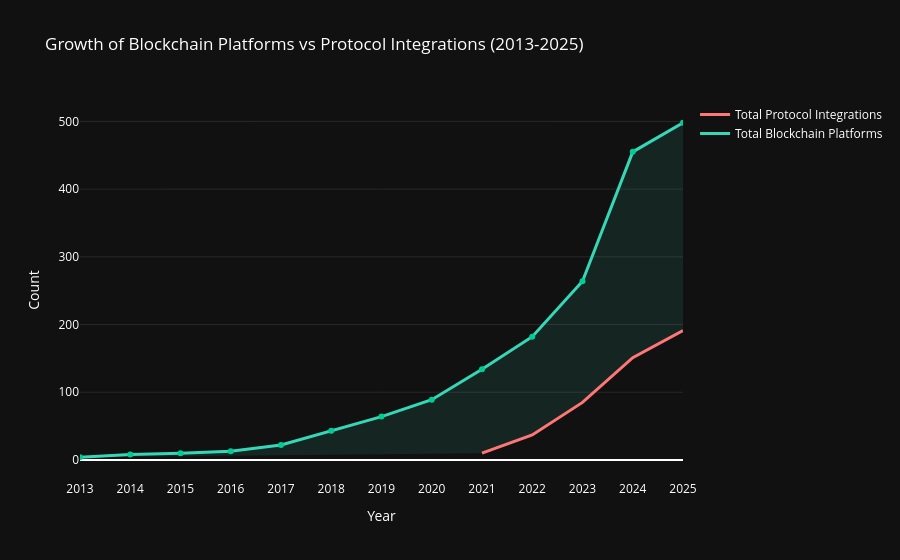

The notebook cell saved with this chart:
### Code cell
import pandas as pd
import plotly.express as px
import plotly.graph_objects as go

# First, let's combine the blockchain layer data
year_counts_layer1 = layer1['Year'].value_counts().sort_index()
year_counts_layer2 = layer2['Year'].value_counts().sort_index()
year_counts_layer3 = layer3['Year'].value_counts().sort_index()

# Create cumulative blockchain counts
df_combined = pd.DataFrame({
    'Layer 1': year_counts_layer1,
    'Layer 2': year_counts_layer2,
    'Layer 3': year_counts_layer3
}).fillna(0)

df_combined = df_combined.sort_index()
df_combined['Total New Chains'] = df_combined.sum(axis=1)
df_combined['Cumulative Total Chains'] = df_combined['Total New Chains'].cumsum()

# Process interoperability data
def process_interop_data(df, protocol_name):
    return pd.DataFrame({
        'Year': df['Year'],
        'Protocol': protocol_name,
        'Count': 1
    })

axelar_processed = process_interop_data(axelar, 'Axelar')
ccip_processed = process_interop_data(ccip, 'Chainlink CCIP')
layerzero_processed = process_interop_data(layerzero, 'LayerZero')
wormhole_processed = process_interop_data(wormhole, 'Wormhole')

# Combine all interop data
interop_combined = pd.concat([
    axelar_processed,
    ccip_processed,
    layerzero_processed,
    wormhole_processed
])

# Get yearly integration counts
yearly_integrations = interop_combined.groupby('Year')['Count'].sum()
cumulative_integrations = yearly_integrations.cumsum()

# Create the plot
fig = go.Figure()

# Add cumulative blockchain count
fig.add_trace(go.Scatter(
    x=df_combined.index,
    y=df_combined['Cumulative Total Chains'],
    name='Total Blockchain Platforms',
    line=dict(color='#36D7B7', width=3),
    mode='lines'
))

# Add cumulative integrations
fig.add_trace(go.Scatter(
    x=cumulative_integrations.index,
    y=cumulative_integrations,
    name='Total Protocol Integrations',
    line=dict(color='#FF7676', width=3),
    mode='lines'
))

# Update layout
fig.update_layout(
    title='Growth of Blockchain Platforms vs Protocol Integrations (2013-2025)',
    xaxis_title='Year',
    yaxis_title='Count',
    plot_bgcolor='rgb(17,17,17)',
    paper_bgcolor='rgb(17,17,17)',
    font=dict(color='white'),
    showlegend=True,
    legend=dict(
        bgcolor='rgba(0,0,0,0)',
        font=dict(color='white')
    ),
    xaxis=dict(
        gridcolor='rgba(128,128,128,0.2)',
        tickcolor='white',
        showgrid=False,
        range=[2013, 2025],
        dtick=1
    ),
    yaxis=dict(
        gridcolor='rgba(128,128,128,0.2)',
        tickcolor='white',
        showgrid=True,
        gridwidth=1
    )
)

# Add shaded area between the lines to highlight the gap
fig.add_trace(go.Scatter(
    x=df_combined.index,
    y=df_combined['Cumulative Total Chains'],
    fill='tonexty',
    fillcolor='rgba(54,215,183,0.1)',
    line=dict(width=0),
    showlegend=False,
    name='Gap'
))

fig.show()

### Figure 1 — Plotly figure (JSON) as saved in the notebook; plotly's stock layout.template omitted (floating-point values rounded to 4 significant figures)
{"data": [{"line": {"color": "#36D7B7", "width": 3}, "mode": "lines", "name": "Total Blockchain Platforms", "type": "scatter", "x": [2013, 2014, 2015, 2016, 2017, 2018, 2019, 2020, 2021, 2022, 2023, 2024, 2025], "y": [4.0, 8.0, 10.0, 13.0, 22.0, 43.0, 64.0, 89.0, 134.0, 182.0, 264.0, 455.0, 498.0]}, {"line": {"color": "#FF7676", "width": 3}, "mode": "lines", "name": "Total Protocol Integrations", "type": "scatter", "x": [2021, 2022, 2023, 2024, 2025], "y": [10, 37, 85, 151, 191]}, {"fill": "tonexty", "fillcolor": "rgba(54,215,183,0.1)", "line": {"width": 0}, "name": "Gap", "showlegend": false, "type": "scatter", "x": [2013, 2014, 2015, 2016, 2017, 2018, 2019, 2020, 2021, 2022, 2023, 2024, 2025], "y": [4.0, 8.0, 10.0, 13.0, 22.0, 43.0, 64.0, 89.0, 134.0, 182.0, 264.0, 455.0, 498.0]}], "layout": {"font": {"color": "white"}, "legend": {"bgcolor": "rgba(0,0,0,0)", "font": {"color": "white"}}, "paper_bgcolor": "rgb(17,17,17)", "plot_bgcolor": "rgb(17,17,17)", "showlegend": true, "title": {"text": "Growth of Blockchain Platforms vs Protocol Integrations (2013-2025)"}, "xaxis": {"dtick": 1, "gridcolor": "rgba(128,128,128,0.2)", "range": [2013, 2025], "showgrid": false, "tickcolor": "white", "title": {"text": "Year"}}, "yaxis": {"gridcolor": "rgba(128,128,128,0.2)", "gridwidth": 1, "showgrid": true, "tickcolor": "white", "title": {"text": "Count"}}}}
